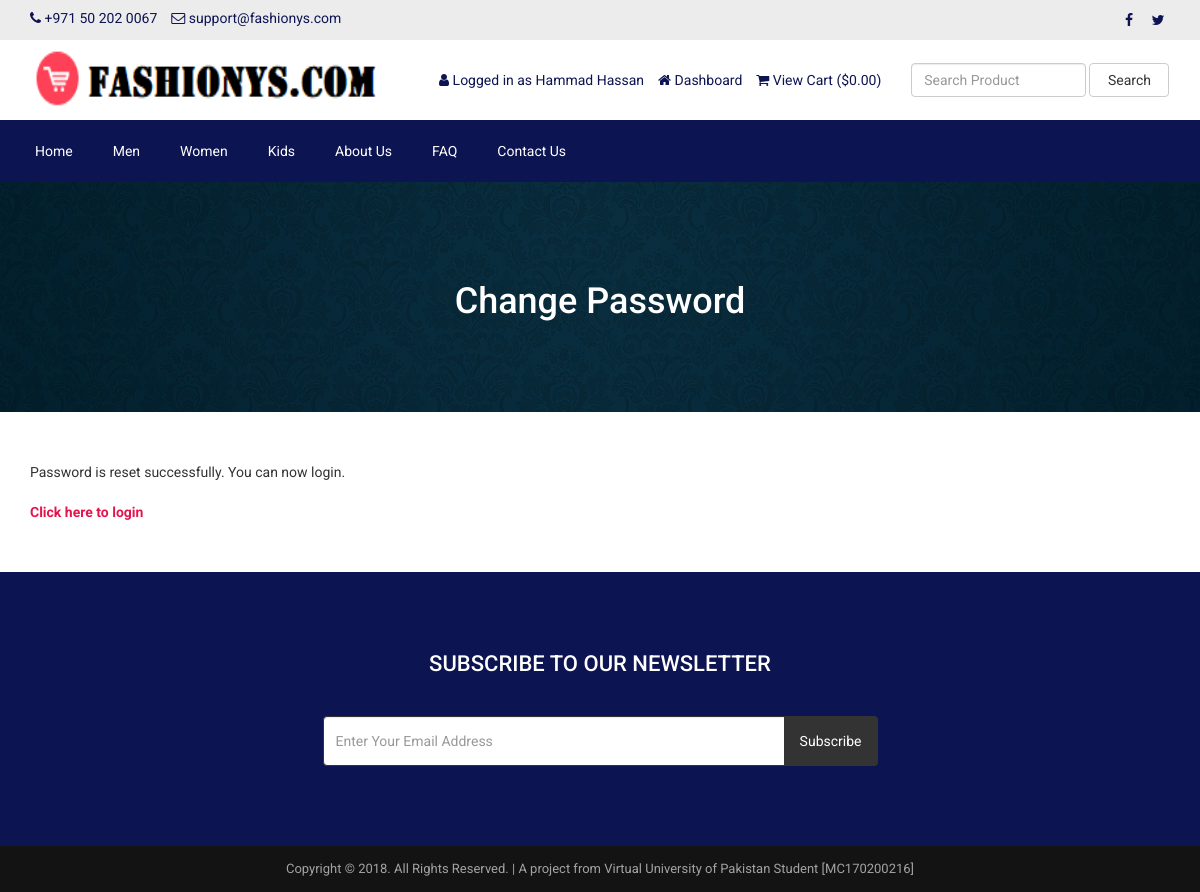
Page /reset-password-success.php (signed in) on the committed database.
### tables this page shows
CREATE TABLE `tbl_settings` (  `id` int(11) NOT NULL,  `logo` varchar(100) NOT NULL,  `favicon` varchar(100) NOT NULL,  `footer_about` text NOT NULL,  `footer_copyright` text NOT NULL,  `contact_address` text NOT NULL,  `contact_email` varchar(100) NOT NULL,  `contact_phone` varchar(100) NOT NULL,  `contact_fax` varchar(100) NOT NULL,  `contact_map_iframe` text NOT NULL,  `receive_email` varchar(100) NOT NULL,  `receive_email_subject` varchar(100) NOT NULL,  `receive_email_thank_you_message` text NOT NULL,  `forget_password_message` text NOT NULL,  `total_recent_post_footer` int(10) NOT NULL,  `total_popular_post_footer` int(10) NOT NULL,  `total_recent_post_sidebar` int(11) NOT NULL,  `total_popular_post_sidebar` int(11) NOT NULL,  `total_featured_product_home` int(11) NOT NULL,  `total_latest_product_home` int(11) NOT NULL,  `total_popular_product_home` int(11) NOT NULL,  `meta_title_home` text NOT NULL,  `meta_keyword_home` text NOT NULL,  `meta_description_home` text NOT NULL,  `banner_login` varchar(100) NOT NULL,  `banner_registration` varchar(100) NOT NULL,  `banner_forget_password` varchar(100) NOT NULL,  `banner_reset_password` varchar(100) NOT NULL,  `banner_search` varchar(100) NOT NULL,  `banner_cart` varchar(100) NOT NULL,  `banner_checkout` varchar(100) NOT NULL,  `banner_product_category` varchar(100) NOT NULL,  `banner_blog` varchar(100) NOT NULL,  `cta_title` varchar(100) NOT NULL,  `cta_content` text NOT NULL,  `cta_read_more_text` varchar(100) NOT NULL,  `cta_read_more_url` varchar(100) NOT NULL,  `cta_photo` varchar(100) NOT NULL,  `featured_product_title` varchar(100) NOT NULL,  `featured_product_subtitle` varchar(100) NOT NULL,  `latest_product_title` varchar(100) NOT NULL,  `latest_product_subtitle` varchar(100) NOT NULL,  `popular_product_title` varchar(100) NOT NULL,  `popular_product_subtitle` varchar(100) NOT NULL,  `testimonial_title` varchar(100) NOT NULL,  `testimonial_subtitle` varchar(100) NOT NULL,  `testimonial_photo` varchar(100) NOT NULL,  `blog_title` varchar(100) NOT NULL,  `blog_subtitle` varchar(100) NOT NULL,  `newsletter_text` text NOT NULL,  `paypal_email` varchar(100) NOT NULL,  `stripe_public_key` varchar(100) NOT NULL,  `stripe_secret_key` varchar(100) NOT NULL,  `bank_detail` text NOT NULL,  `before_head` text NOT NULL,  `after_body` text NOT NULL,  `before_body` text NOT NULL,  `home_service_on_off` int(11) NOT NULL,  `home_welcome_on_off` int(11) NOT NULL,  `home_featured_product_on_off` int(11) NOT NULL,  `home_latest_product_on_off` int(11) NOT NULL,  `home_popular_product_on_off` int(11) NOT NULL,  `home_testimonial_on_off` int(11) NOT NULL,  `home_blog_on_off` int(11) NOT NULL,  `newsletter_on_off` int(11) NOT NULL,  `ads_above_welcome_on_off` int(1) NOT NULL,  `ads_above_featured_product_on_off` int(1) NOT NULL,  `ads_above_latest_product_on_off` int(1) NOT NULL,  `ads_above_popular_product_on_off` int(1) NOT NULL,  `ads_above_testimonial_on_off` int(1) NOT NULL,  `ads_category_sidebar_on_off` int(1) NOT NULL);

CREATE TABLE `tbl_social` (
  `social_id` int(11) NOT NULL,
  `social_name` varchar(30) NOT NULL,
  `social_url` varchar(255) NOT NULL,
  `social_icon` varchar(30) NOT NULL
);

CREATE TABLE `tbl_top_category` (
  `tcat_id` int(11) NOT NULL,
  `tcat_name` varchar(255) NOT NULL,
  `show_on_menu` int(1) NOT NULL
);

CREATE TABLE `tbl_page` (
  `id` int(11) NOT NULL,
  `about_title` varchar(255) NOT NULL,
  `about_content` text NOT NULL,
  `about_banner` varchar(255) NOT NULL,
  `about_meta_title` varchar(255) NOT NULL,
  `about_meta_keyword` text NOT NULL,
  `about_meta_description` text NOT NULL,
  `faq_title` varchar(255) NOT NULL,
  `faq_banner` varchar(255) NOT NULL,
  `faq_meta_title` varchar(255) NOT NULL,
  `faq_meta_keyword` text NOT NULL,
  `faq_meta_description` text NOT NULL,
  `blog_title` varchar(255) NOT NULL,
  `blog_banner` varchar(255) NOT NULL,
  `blog_meta_title` varchar(255) NOT NULL,
  `blog_meta_keyword` text NOT NULL,
  `blog_meta_description` text NOT NULL,
  `contact_title` varchar(255) NOT NULL,
  `contact_banner` varchar(255) NOT NULL,
  `contact_meta_title` varchar(255) NOT NULL,
  `contact_meta_keyword` text NOT NULL,
  `contact_meta_description` text NOT NULL,
  `pgallery_title` varchar(255) NOT NULL,
  `pgallery_banner` varchar(255) NOT NULL,
  `pgallery_meta_title` varchar(255) NOT NULL,
  `pgallery_meta_keyword` text NOT NULL,
  `pgallery_meta_description` text NOT NULL,
  `vgallery_title` varchar(255) NOT NULL,
  `vgallery_banner` varchar(255) NOT NULL,
  `vgallery_meta_title` varchar(255) NOT NULL,
  `vgallery_meta_keyword` text NOT NULL,
  `vgallery_meta_description` text NOT NULL
);

### reset-password-success.php (the view)
<?php require_once('header.php'); ?>
<?php
$statement = $pdo->prepare("SELECT * FROM tbl_settings WHERE id=1");
$statement->execute();
$result = $statement->fetchAll(PDO::FETCH_ASSOC);
foreach ($result as $row) {
    $banner_forget_password = $row['banner_forget_password'];
}
?>
<div class="page-banner" style="background-color:#444;background-image: url(assets/uploads/<?php echo $banner_forget_password; ?>);">
    <div class="inner">
        <h1><?php echo LANG_VALUE_149; ?></h1>
    </div>
</div>
<div class="page">
    <div class="container">
        <div class="row">
            <div class="col-md-12">
                <div class="user-content">
                    <?php echo LANG_VALUE_146; ?><br><br>
                    <a href="<?php echo BASE_URL; ?>login.php" style="color:#e4144d;font-weight:bold;"><?php echo LANG_VALUE_11; ?></a>
                </div>
            </div>
        </div>
    </div>
</div>
<?php require_once('footer.php'); ?>

### header.php (shortened to what this page needs)
<?php
include("admin/inc/config.php");
$statement = $pdo->prepare("SELECT * FROM tbl_settings WHERE id=1");
$statement->execute();
$result = $statement->fetchAll(PDO::FETCH_ASSOC);
foreach ($result as $row)
{
	$logo = $row['logo'];
	$contact_email = $row['contact_email'];
	$contact_phone = $row['contact_phone'];
}
?>
<!DOCTYPE html>
<html lang="en">
<head>
	<link rel="stylesheet" href="assets/css/bootstrap.min.css">
	<link rel="stylesheet" href="assets/css/font-awesome.min.css">
	<link rel="stylesheet" href="assets/css/owl.carousel.min.css">
	<link rel="stylesheet" href="assets/css/owl.theme.default.min.css">
	<link rel="stylesheet" href="assets/css/jquery.bxslider.min.css">
    <link rel="stylesheet" href="assets/css/magnific-popup.css">
    <link rel="stylesheet" href="assets/css/rating.css">
	<link rel="stylesheet" href="assets/css/spacing.css">
	<link rel="stylesheet" href="assets/css/bootstrap-touch-slider.css">
	<link rel="stylesheet" href="assets/css/animate.min.css">
	<link rel="stylesheet" href="assets/css/tree-menu.css">
	<link rel="stylesheet" href="assets/css/select2.min.css">
	<link rel="stylesheet" href="assets/css/main.css">
	<link rel="stylesheet" href="assets/css/responsive.css">
	<?php
	$statement = $pdo->prepare("SELECT * FROM tbl_page WHERE id=1");
	$statement->execute();
	$result = $statement->fetchAll(PDO::FETCH_ASSOC);
		?>
</head>
<body>
<div class="top">
	<div class="container">
		<div class="row">
			<div class="col-md-6 col-sm-6 col-xs-12">
				<div class="left">
					<ul>
						<li><i class="fa fa-phone"></i> <?php echo $contact_phone; ?></li>
						<li><i class="fa fa-envelope-o"></i> <?php echo $contact_email; ?></li>
					</ul>
				</div>
			</div>
			<div class="col-md-6 col-sm-6 col-xs-12">
				<div class="right">
					<ul>
						<?php
						$statement = $pdo->prepare("SELECT * FROM tbl_social");
						$statement->execute();
						$result = $statement->fetchAll(PDO::FETCH_ASSOC);
						foreach ($result as $row) {
							?>
							<?php if($row['social_url'] != ''): ?>
							<li><a href="<?php echo $row['social_url']; ?>"><i class="<?php echo $row['social_icon']; ?>"></i></a></li>
							<?php endif; ?>
							<?php
						}
						?>
					</ul>
				</div>
			</div>
		</div>
	</div>
</div>
<div class="header">
	<div class="container">
		<div class="row inner">
			<div class="col-md-4 logo">
				<a href="index.php"><img src="assets/uploads/<?php echo $logo; ?>" alt="logo image"></a>
			</div>
			<div class="col-md-5 right">
				<ul>
					<?php
					if(isset($_SESSION['customer'])) {
						?>
						<li><i class="fa fa-user"></i> <?php echo LANG_VALUE_13; ?> <?php echo $_SESSION['customer']['cust_name']; ?></li>
						<li><a href="dashboard.php"><i class="fa fa-home"></i> <?php echo LANG_VALUE_89; ?></a></li>
						<?php
					} else {
						?>
						<li><a href="login.php"><i class="fa fa-sign-in"></i> <?php echo LANG_VALUE_9; ?></a></li>
						<li><a href="registration.php"><i class="fa fa-user-plus"></i> <?php echo LANG_VALUE_15; ?></a></li>
						<?php
					}
					?>
					<li><a href="cart.php"><i class="fa fa-shopping-cart"></i> <?php echo LANG_VALUE_19; ?> (<?php echo LANG_VALUE_1; ?><?php
					if(isset($_SESSION['cart_p_id'])) {
						$table_total_price = 0;
						$i=0;
	                    foreach($_SESSION['cart_p_qty'] as $key => $value)
	                    {
	                        $i++;
	                        $arr_cart_p_qty[$i] = $value;
	                    }                    $i=0;
	                    foreach($_SESSION['cart_p_current_price'] as $key => $value)
	                    {
	                        $i++;
	                        $arr_cart_p_current_price[$i] = $value;
	                    }
	                    for($i=1;$i<=count($arr_cart_p_qty);$i++) {
	                    	$row_total_price = $arr_cart_p_current_price[$i]*$arr_cart_p_qty[$i];
	                        $table_total_price = $table_total_price + $row_total_price;
	                    }
						echo $table_total_price;
					} else {
						echo '0.00';
					}
					?>)</a></li>
				</ul>
			</div>
			<div class="col-md-3 search-area">
				<form class="navbar-form navbar-left" role="search" action="search-result.php" method="get">
					<div class="form-group">
						<input type="text" class="form-control search-top" placeholder="<?php echo LANG_VALUE_2; ?>" name="search_text">
					</div>
					<button type="submit" class="btn btn-default"><?php echo LANG_VALUE_3; ?></button>
				</form>
			</div>
		</div>
	</div>
</div>
<div class="nav">
	<div class="container">
		<div class="row">
			<div class="col-md-12 pl_0 pr_0">
				<div class="menu-container">
					<div class="menu">
						<ul>
							<li><a href="index.php">Home</a></li>
							<?php
							$statement = $pdo->prepare("SELECT * FROM tbl_top_category WHERE show_on_menu=1");
							$statement->execute();
							$result = $statement->fetchAll(PDO::FETCH_ASSOC);
							foreach ($result as $row) {
								?>
								<li><a href="product-category.php?id=<?php echo $row['tcat_id']; ?>&type=top-category"><?php echo $row['tcat_name']; ?></a>
								</li>
								<?php
							}
							?>
							<?php
							$statement = $pdo->prepare("SELECT * FROM tbl_page WHERE id=1");
							$statement->execute();
							$result = $statement->fetchAll(PDO::FETCH_ASSOC);
							foreach ($result as $row) {
								$about_title = $row['about_title'];
								$faq_title = $row['faq_title'];
								$contact_title = $row['contact_title'];
							}
							?>
							<li><a href="about.php"><?php echo $about_title; ?></a></li>
							<li><a href="faq.php"><?php echo $faq_title; ?></a></li>
							<li><a href="contact.php"><?php echo $contact_title; ?></a></li>
						</ul>
					</div>
				</div>
			</div>
		</div>
	</div>
</div>

### footer.php (shortened to what this page needs)
<?php
$statement = $pdo->prepare("SELECT * FROM tbl_settings WHERE id=1");
$statement->execute();
$result = $statement->fetchAll(PDO::FETCH_ASSOC);
foreach ($result as $row)
{
	$footer_copyright = $row['footer_copyright'];
    $newsletter_on_off = $row['newsletter_on_off'];
}
?>
<?php if($newsletter_on_off == 1): ?>
<section class="home-newsletter">
	<div class="container">
		<div class="row">
			<div class="col-md-6 col-md-offset-3">
				<div class="single">
				<form action="" method="post">
					<h2><?php echo LANG_VALUE_93; ?></h2>
					<div class="input-group">
			        	<input type="email" class="form-control" placeholder="<?php echo LANG_VALUE_95; ?>" name="email_subscribe">
			         	<span class="input-group-btn">
			         	<button class="btn btn-theme" type="submit" name="form_subscribe"><?php echo LANG_VALUE_92; ?></button>
			         	</span>
			        </div>
				</div>
			</div>
		</div>
	</div>
</section>
<?php endif; ?>
<div class="footer-bottom">
	<div class="container">
		<div class="row">
			<div class="col-md-12 copyright">
				<?php echo $footer_copyright; ?>
			</div>
		</div>
	</div>
</div>
</body>
</html>

### assets/css/main.css (style rules this page uses)
* { margin: 0; padding: 0; }
body { font-family: 'Roboto', sans-serif; font-size: 14px; }
h1, h2, h3, h4, h5, h6 { font-family: 'Roboto', sans-serif; }
a { text-decoration: none; }
.top { width: 100%; height: 40px; background: #ececec; }
.top .left { float: left; }
.top .left ul { padding-top: 8px; }
.top .left ul li { list-style-type: none; float: left; margin-right: 14px; color: #0d1452; }
.top .left ul li i { color: #0d1452; }
.top .right { float: right; }
.top .right ul { padding-top: 8px; }
.top .right ul li { list-style-type: none; float: left; margin-left: 5px; }
.top .right ul li a { color: #0d1452; width: 24px; height: 24px; line-height: 24px; text-align: center; border-radius: 50%; display: block; transition: all 0.4s ease; }
.header { width: 100%; height: auto; background: #fff; }
.header .inner { height: auto; display: table; }
.header .logo { float: none; display: table-cell; vertical-align: middle; }
.header .logo img { max-width: 100%; height: 80px; }
.header .navbar-form .form-control { width: 300px; }
.header .search-area { float: none; display: table-cell; vertical-align: middle; }
.header .search-area .form-group { width: calc(100% - 84px); }
.header .search-area button { width: 80px; }
.header .search-area form { width: 100%; }
.header .right { float: none; display: table-cell; vertical-align: middle; padding-right: 0; }
.header .right ul { float: right; margin-bottom: 0; }
.header .right ul li { list-style-type: none; float: left; margin-left: 14px; color: #0d1452; }
.header .right ul li a { color: #0d1452; }
.header .navbar-form .search-top { width: 100%; }
.nav { background: #0d1452; }
.menu-container { width: 100%; margin: 0 auto; background: #0d1452; }
.menu-dropdown-icon:before { content: "\f067"; font-family: "FontAwesome"; display: none; cursor: pointer; float: right; padding: 1.5em 2em; background: #fff; color: #333; }
.menu > ul { margin: 0 auto; width: 100%; list-style: none; padding: 0; position: relative; box-sizing: border-box; }
.menu > ul:before, .menu > ul:after { content: ""; display: table; }
.menu > ul:after { clear: both; }
.menu > ul > li { float: left; padding: 0; margin: 0; }
.menu > ul > li a { text-decoration: none; padding: 1.5em 20px; display: block; color: #fff; }
.footer-bottom { width: 100%; height: auto; background: #141314; padding: 14px 0; }
.footer-bottom .copyright { font-size: 13px; color: #a3a3a3; text-align: center; }
.page-banner { width: 100%; height: auto; background-repeat: no-repeat; background-position: center center; -webkit-background-size: cover; background-size: cover; position: relative; padding-top: 80px; padding-bottom: 80px; overflow: hidden; }
.page-banner h1 { color: #fff; text-align: center; z-index: 999; position: relative; }
.page { width: 100%; height: auto; padding-top: 50px; padding-bottom: 50px; }
.home-newsletter { padding: 80px 0; background: #0d1452; }
.home-newsletter .single { max-width: 650px; margin: 0 auto; text-align: center; position: relative; z-index: 2; }
.home-newsletter .single h2 { font-size: 22px; color: white; text-transform: uppercase; margin-bottom: 40px; margin-top: 0; }
.home-newsletter .single .form-control { height: 50px; border-color: #333; outline: none; }
.home-newsletter .single .btn { min-height: 50px; background: #333; color: #fff; padding-left: 15px; padding-right: 15px; }

### assets/css/responsive.css (style rules this page uses)
@media only screen and (min-width: 992px) { .header .inner { width: 100%; } }
@media only screen and (min-width: 992px) { .header .search-area { padding-right: 0; } }
@media only screen and (min-width: 992px) { .header .search-area form { padding-right: 0; } }
@media only screen and (min-width: 992px) { .header .container { padding-right: 0; } }

### rows in the picture
tbl_settings: contact_phone "+971 50 202 0067", contact_email "support@fashionys.com", logo (picture), banner_forget_password (picture), footer_copyright "Copyright © 2018. All Rights Reserved. | A project from Virtual University of Pakistan Student [MC170200216]"
tbl_top_category: tcat_name "Men"
tbl_top_category: tcat_name "Women"
tbl_top_category: tcat_name "Kids"
tbl_page: about_title "About Us", faq_title "FAQ", contact_title "Contact Us"

### other values in the picture
LANG_VALUE_13 "Logged in as"
$_SESSION['customer']['cust_name'] "Hammad Hassan"
LANG_VALUE_89 "Dashboard"
LANG_VALUE_19 "View Cart"
LANG_VALUE_1 "$"
LANG_VALUE_3 "Search"
LANG_VALUE_149 "Change Password"
LANG_VALUE_146 "Password is reset successfully. You can now login."
LANG_VALUE_11 "Click here to login"
LANG_VALUE_93 "SUBSCRIBE TO OUR NEWSLETTER"
LANG_VALUE_92 "Subscribe"
